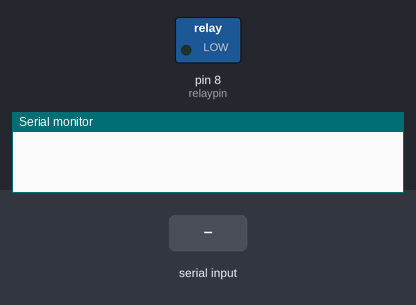
Bench run of a sketch on a simulated Arduino Uno, built with avr-gcc and run on an emulated ATmega328P. Parts: switched loads named in the sketch (green lamp = pin HIGH), the last lines printed to the serial monitor. Inputs (shaded band) come from the test bench.

Above: at 1.2 s.
1.3 s: "0" received over the second serial link
At 1.6 s:
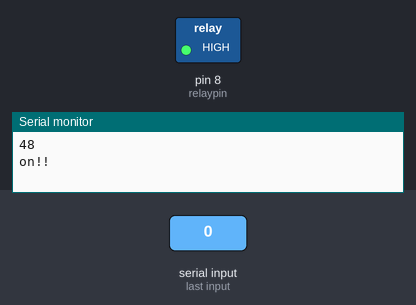
2.8 s: "1" received over the second serial link
At 4.0 s:
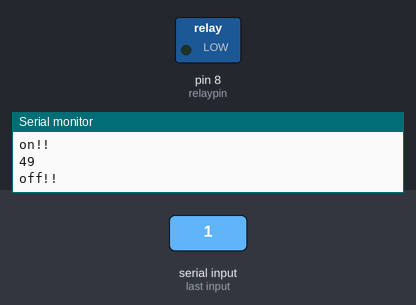
Timing chart, 0 to 5.8 s (numbered marks = the images above; inputs shaded):
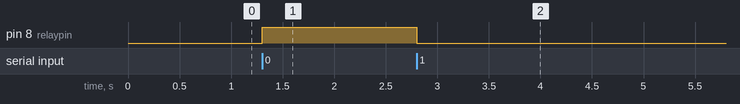

The sketch:

connectAndWrite.ino
```cpp
#include <SoftwareSerial.h>


int state=0;
int Tx=2;
int Rx=3;
SoftwareSerial bt(Tx,Rx);
int relaypin =8;
char c;
void setup() {
  // put your setup code here, to run once:
  Serial.begin(9600);
  bt.begin(9600);
  pinMode(relaypin, OUTPUT);
}

void loop() {
  // put your main code here, to run repeatedly:
  while(bt.available()) {
    state=(int)bt.read();
    Serial.println(state);
    if(state==48) {
      Serial.println("on!!");
      digitalWrite(relaypin, HIGH);
    }
    else if(state==49) {
      Serial.println("off!!");
      digitalWrite(relaypin, LOW);
    }
    delay(15);
  }
  if(state!=0) {
    state=0;
  }
}
```

Measured:
- after the input at 1.3 s, pin 8 (relaypin): LOW → HIGH at once
- after the input at 2.8 s, pin 8 (relaypin): HIGH → LOW at once
